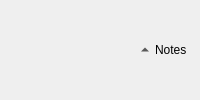
<?xml version="1.0" encoding="UTF-8"?>
<ui version="4.0">
 <class>processItem</class>
 <widget class="QWidget" name="processItem">
  <property name="windowTitle">
   <string notr="true"/>
  </property>
  <layout class="QGridLayout" name="versionlessLayout">
   <property name="margin">
    <number>0</number>
   </property>
   <property name="spacing">
    <number>0</number>
   </property>
   <item row="0" column="0">
    <spacer name="horizontalSpacer">
     <property name="orientation">
      <enum>Qt::Horizontal</enum>
     </property>
     <property name="sizeHint" stdset="0">
      <size>
       <width>40</width>
       <height>20</height>
      </size>
     </property>
    </spacer>
   </item>
   <item row="0" column="1">
    <widget class="QToolButton" name="notesToolButton">
     <property name="text">
      <string>Notes</string>
     </property>
     <property name="toolButtonStyle">
      <enum>Qt::ToolButtonTextBesideIcon</enum>
     </property>
     <property name="autoRaise">
      <bool>true</bool>
     </property>
     <property name="arrowType">
      <enum>Qt::UpArrow</enum>
     </property>
    </widget>
   </item>
  </layout>
 </widget>
 <resources/>
 <connections/>
</ui>
